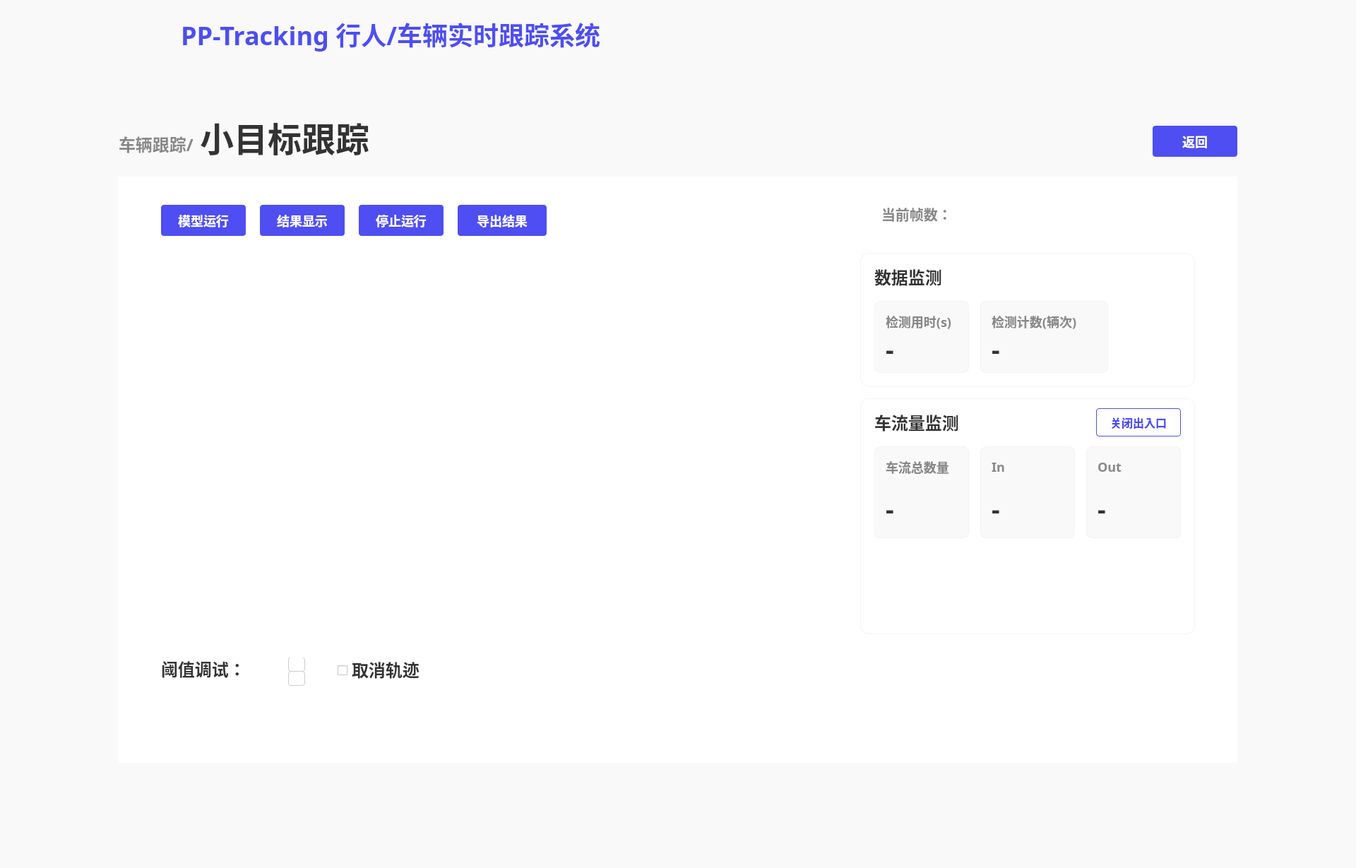
<?xml version="1.0" encoding="UTF-8"?>
<ui version="4.0">
 <class>MainWindow</class>
 <widget class="QMainWindow" name="MainWindow">
  <property name="geometry">
   <rect>
    <x>0</x>
    <y>0</y>
    <width>1920</width>
    <height>1229</height>
   </rect>
  </property>
  <property name="windowTitle">
   <string>MainWindow</string>
  </property>
  <widget class="QWidget" name="centralwidget">
   <property name="styleSheet">
    <string notr="true">QWidget{
background:#F9F9F9;
}</string>
   </property>
   <widget class="QLabel" name="label_2">
    <property name="geometry">
     <rect>
      <x>10</x>
      <y>10</y>
      <width>171</width>
      <height>81</height>
     </rect>
    </property>
    <property name="text">
     <string/>
    </property>
    <property name="pixmap">
     <pixmap resource="../firstSource.qrc">:/1/source/first/PP.PNG</pixmap>
    </property>
    <property name="scaledContents">
     <bool>true</bool>
    </property>
   </widget>
   <widget class="QLabel" name="label_3">
    <property name="geometry">
     <rect>
      <x>0</x>
      <y>0</y>
      <width>1920</width>
      <height>96</height>
     </rect>
    </property>
    <property name="styleSheet">
     <string notr="true">QLabel{
width: 1920px;
height: 96px;
background: #F9F9F9;
box-shadow: 0px 4px 0px 0px rgba(221, 221, 221, 0.3);
}</string>
    </property>
    <property name="text">
     <string/>
    </property>
   </widget>
   <widget class="QLabel" name="label">
    <property name="geometry">
     <rect>
      <x>0</x>
      <y>0</y>
      <width>212</width>
      <height>112</height>
     </rect>
    </property>
    <property name="styleSheet">
     <string notr="true">QLabel{
width: 212px;
height: 112px;
background: linear-gradient(270deg, #5453FF 0%, #553BD2 100%);
box-shadow: 0px 0px 20px 0px rgba(109, 80, 249, 0.4);
}</string>
    </property>
    <property name="text">
     <string/>
    </property>
    <property name="pixmap">
     <pixmap resource="../firstSource.qrc">:/1/source/first/1.PNG</pixmap>
    </property>
    <property name="scaledContents">
     <bool>true</bool>
    </property>
   </widget>
   <widget class="QLabel" name="label_4">
    <property name="geometry">
     <rect>
      <x>256</x>
      <y>22</y>
      <width>651</width>
      <height>52</height>
     </rect>
    </property>
    <property name="styleSheet">
     <string notr="true">QLabel{
width: 592px;
height: 52px;
font-size: 36px;
font-family: AlibabaPuHuiTi_2_75_SemiBold;
background: #F9F9F9;
color: #4E4EF2;
line-height: 52px;
font-weight: bold;
}</string>
    </property>
    <property name="text">
     <string>PP-Tracking 行人/车辆实时跟踪系统</string>
    </property>
   </widget>
   <widget class="QLabel" name="label_5">
    <property name="geometry">
     <rect>
      <x>168</x>
      <y>188</y>
      <width>121</width>
      <height>32</height>
     </rect>
    </property>
    <property name="styleSheet">
     <string notr="true">QLabel{
width: 107px;
height: 32px;
font-size: 24px;
font-family: AlibabaPuHuiTi_2_85_Bold;
color: #888888;
line-height: 32px;
font-weight:bold
}</string>
    </property>
    <property name="text">
     <string>车辆跟踪/</string>
    </property>
   </widget>
   <widget class="QLabel" name="label_6">
    <property name="geometry">
     <rect>
      <x>283</x>
      <y>168</y>
      <width>251</width>
      <height>52</height>
     </rect>
    </property>
    <property name="styleSheet">
     <string notr="true">QLabel{
width: 237px;
height: 52px;
font-size: 48px;
font-family: AlibabaPuHuiTi_2_55_Regular;
color: #333333;
line-height: 52px;
font-weight:bold;
}</string>
    </property>
    <property name="text">
     <string>小目标跟踪</string>
    </property>
   </widget>
   <widget class="QWidget" name="widget" native="true">
    <property name="geometry">
     <rect>
      <x>168</x>
      <y>250</y>
      <width>1584</width>
      <height>830</height>
     </rect>
    </property>
    <property name="layoutDirection">
     <enum>Qt::LeftToRight</enum>
    </property>
    <property name="styleSheet">
     <string notr="true">QWidget{
width: 1584px;
height: 830px;
background: #FFFFFF;
}</string>
    </property>
    <widget class="QPushButton" name="pushButton">
     <property name="geometry">
      <rect>
       <x>60</x>
       <y>40</y>
       <width>120</width>
       <height>44</height>
      </rect>
     </property>
     <property name="styleSheet">
      <string notr="true">QPushButton{
font-size: 18px;
font-family: AlibabaPuHuiTi_2_65_Medium;
color: #FFFFFF;	
line-height: 26px;

width: 120px;
height: 44px;
background: #4E4EF2;
border-radius: 4px;
font-weight: bold;
}

QPushButton:hover{
width: 120px;
height: 44px;
background: rgba(78, 78, 242, 204);
border-radius: 4px;
opacity: 0.8;

font-size: 18px;
font-family: AlibabaPuHuiTi_2_65_Medium;
color: #FFFFFF;	
line-height: 26px;
font-weight: bold;
}</string>
     </property>
     <property name="text">
      <string>模型运行</string>
     </property>
    </widget>
    <widget class="QPushButton" name="pushButton_2">
     <property name="enabled">
      <bool>false</bool>
     </property>
     <property name="geometry">
      <rect>
       <x>200</x>
       <y>40</y>
       <width>120</width>
       <height>44</height>
      </rect>
     </property>
     <property name="styleSheet">
      <string notr="true">QPushButton{
font-size: 18px;
font-family: AlibabaPuHuiTi_2_65_Medium;
color: #FFFFFF;	
line-height: 26px;

width: 120px;
height: 44px;
background: #4E4EF2;
border-radius: 4px;
font-weight: bold;
}

QPushButton:hover{
width: 120px;
height: 44px;
background: rgba(78, 78, 242, 204);
border-radius: 4px;
opacity: 0.8;

font-size: 18px;
font-family: AlibabaPuHuiTi_2_65_Medium;
color: #FFFFFF;	
line-height: 26px;
font-weight: bold;
}

QPushButton:click{
width: 120px;
height: 44px;
background: #4242D3;
border-radius: 4px;

font-size: 18px;
font-family: AlibabaPuHuiTi_2_65_Medium;
color: #FFFFFF;	
line-height: 26px;
font-weight: bold;
}</string>
     </property>
     <property name="text">
      <string>结果显示</string>
     </property>
    </widget>
    <widget class="QPushButton" name="pushButton_3">
     <property name="enabled">
      <bool>false</bool>
     </property>
     <property name="geometry">
      <rect>
       <x>340</x>
       <y>40</y>
       <width>120</width>
       <height>44</height>
      </rect>
     </property>
     <property name="styleSheet">
      <string notr="true">QPushButton{
font-size: 18px;
font-family: AlibabaPuHuiTi_2_65_Medium;
color: #FFFFFF;	
line-height: 26px;

width: 120px;
height: 44px;
background: #4E4EF2;
border-radius: 4px;
font-weight: bold;
}

QPushButton:hover{
width: 120px;
height: 44px;
background: rgba(78, 78, 242, 204);
border-radius: 4px;
opacity: 0.8;

font-size: 18px;
font-family: AlibabaPuHuiTi_2_65_Medium;
color: #FFFFFF;	
line-height: 26px;
font-weight: bold;
}

QPushButton:click{
width: 120px;
height: 44px;
background: #4242D3;
border-radius: 4px;

font-size: 18px;
font-family: AlibabaPuHuiTi_2_65_Medium;
color: #FFFFFF;	
line-height: 26px;
font-weight: bold;
}</string>
     </property>
     <property name="text">
      <string>停止运行</string>
     </property>
    </widget>
    <widget class="QLabel" name="label_7">
     <property name="geometry">
      <rect>
       <x>60</x>
       <y>108</y>
       <width>960</width>
       <height>540</height>
      </rect>
     </property>
     <property name="styleSheet">
      <string notr="true">QLabel{
width: 960px;
height: 540px;
}</string>
     </property>
     <property name="text">
      <string/>
     </property>
    </widget>
    <widget class="QLabel" name="label_8">
     <property name="geometry">
      <rect>
       <x>60</x>
       <y>679</y>
       <width>111</width>
       <height>36</height>
      </rect>
     </property>
     <property name="styleSheet">
      <string notr="true">QLabel{
width: 119px;
height: 36px;
font-size: 24px;
font-family: AlibabaPuHuiTi_2_65_Medium;
color: #333333;
line-height: 36px;
font-weight:bold;
}</string>
     </property>
     <property name="text">
      <string>阈值调试：</string>
     </property>
    </widget>
    <widget class="QPushButton" name="pushButton_8">
     <property name="enabled">
      <bool>false</bool>
     </property>
     <property name="geometry">
      <rect>
       <x>480</x>
       <y>40</y>
       <width>126</width>
       <height>44</height>
      </rect>
     </property>
     <property name="whatsThis">
      <string>&lt;html&gt;&lt;head/&gt;&lt;body&gt;&lt;p&gt;3411212&lt;/p&gt;&lt;/body&gt;&lt;/html&gt;</string>
     </property>
     <property name="styleSheet">
      <string notr="true">QPushButton{
font-size: 18px;
font-family: AlibabaPuHuiTi_2_65_Medium;
color: #FFFFFF;	
line-height: 26px;

width: 120px;
height: 44px;
background: #4E4EF2;
border-radius: 4px;
font-weight: bold;
}

QPushButton:hover{
width: 120px;
height: 44px;
background: rgba(78, 78, 242, 204);
border-radius: 4px;
opacity: 0.8;

font-size: 18px;
font-family: AlibabaPuHuiTi_2_65_Medium;
color: #FFFFFF;	
line-height: 26px;
font-weight: bold;
}

QPushButton:click{
width: 120px;
height: 44px;
background: #4242D3;
border-radius: 4px;

font-size: 18px;
font-family: AlibabaPuHuiTi_2_65_Medium;
color: #FFFFFF;	
line-height: 26px;
font-weight: bold;
}</string>
     </property>
     <property name="text">
      <string>导出结果</string>
     </property>
    </widget>
    <widget class="QWidget" name="widget_2" native="true">
     <property name="geometry">
      <rect>
       <x>1050</x>
       <y>108</y>
       <width>474</width>
       <height>190</height>
      </rect>
     </property>
     <property name="styleSheet">
      <string notr="true">QWidget{
width: 474px;
height: 190px;
background: #FFFFFF;
box-shadow: 0px 0px 50px 0px rgba(0, 0, 0, 0.06);
border-radius: 12px;
border: 1px solid rgba(221, 221, 221, 0.3);
}</string>
     </property>
     <widget class="QLabel" name="label_14">
      <property name="geometry">
       <rect>
        <x>20</x>
        <y>16</y>
        <width>111</width>
        <height>36</height>
       </rect>
      </property>
      <property name="styleSheet">
       <string notr="true">QLabel{
width: 95px;
height: 36px;
font-size: 24px;
font-family: AlibabaPuHuiTi_2_65_Medium;
color: #333333;
line-height: 36px;

border-radius: 0px;
border: 0px solid rgba(221, 221, 221, 0.3);

font-weight:bold;
}</string>
      </property>
      <property name="text">
       <string>数据监测</string>
      </property>
     </widget>
     <widget class="QWidget" name="widget_4" native="true">
      <property name="geometry">
       <rect>
        <x>20</x>
        <y>68</y>
        <width>134</width>
        <height>102</height>
       </rect>
      </property>
      <property name="styleSheet">
       <string notr="true">QWidget{
width: 134px;
height: 102px;
background: #F9F9F9;
border-radius: 8px;
}</string>
      </property>
      <widget class="QLabel" name="label_25">
       <property name="geometry">
        <rect>
         <x>16</x>
         <y>16</y>
         <width>111</width>
         <height>26</height>
        </rect>
       </property>
       <property name="styleSheet">
        <string notr="true">QLabel{
width: 102px;
height: 26px;
font-size: 18px;
font-family: AlibabaPuHuiTi_2_65_Medium;
color: #888888;
line-height: 26px;
font-weight:bold;

border-radius: 0px;
border:0px
}</string>
       </property>
       <property name="text">
        <string>检测用时(s)</string>
       </property>
      </widget>
      <widget class="QLabel" name="label_26">
       <property name="geometry">
        <rect>
         <x>16</x>
         <y>50</y>
         <width>101</width>
         <height>36</height>
        </rect>
       </property>
       <property name="styleSheet">
        <string notr="true">QLabel{
width: 25px;
height: 36px;
font-size: 36px;
font-family: AlibabaPuHuiTi_2_85_Bold;
color: #333333;
line-height: 36px;
font-weight:bold;

border-radius:0px;
border:0px
}</string>
       </property>
       <property name="text">
        <string>-</string>
       </property>
      </widget>
     </widget>
     <widget class="QWidget" name="widget_5" native="true">
      <property name="geometry">
       <rect>
        <x>170</x>
        <y>68</y>
        <width>181</width>
        <height>102</height>
       </rect>
      </property>
      <property name="styleSheet">
       <string notr="true">QWidget{
width: 134px;
height: 102px;
background: #F9F9F9;
border-radius: 8px;
}</string>
      </property>
      <widget class="QLabel" name="label_27">
       <property name="geometry">
        <rect>
         <x>16</x>
         <y>16</y>
         <width>131</width>
         <height>26</height>
        </rect>
       </property>
       <property name="styleSheet">
        <string notr="true">QLabel{
width: 102px;
height: 26px;
font-size: 18px;
font-family: AlibabaPuHuiTi_2_65_Medium;
color: #888888;
line-height: 26px;
font-weight:bold;

border-radius: 0px;
border:0px
}</string>
       </property>
       <property name="text">
        <string>检测计数(辆次)</string>
       </property>
      </widget>
      <widget class="QLabel" name="label_28">
       <property name="geometry">
        <rect>
         <x>16</x>
         <y>50</y>
         <width>101</width>
         <height>36</height>
        </rect>
       </property>
       <property name="styleSheet">
        <string notr="true">QLabel{
width: 25px;
height: 36px;
font-size: 36px;
font-family: AlibabaPuHuiTi_2_85_Bold;
color: #333333;
line-height: 36px;
font-weight:bold;

border-radius:0px;
border:0px
}</string>
       </property>
       <property name="text">
        <string>-</string>
       </property>
      </widget>
     </widget>
    </widget>
    <widget class="QWidget" name="widget_3" native="true">
     <property name="geometry">
      <rect>
       <x>1050</x>
       <y>314</y>
       <width>474</width>
       <height>334</height>
      </rect>
     </property>
     <property name="styleSheet">
      <string notr="true">QWidget{
width: 474px;
height: 334px;
background: #FFFFFF;
box-shadow: 0px 0px 50px 0px rgba(0, 0, 0, 0.06);
border-radius: 12px;
border: 1px solid rgba(221, 221, 221, 0.3);
}
</string>
     </property>
     <widget class="QLabel" name="label_15">
      <property name="geometry">
       <rect>
        <x>20</x>
        <y>16</y>
        <width>141</width>
        <height>36</height>
       </rect>
      </property>
      <property name="styleSheet">
       <string notr="true">QLabel{
border-radius: 0px;
border: 0px solid rgba(221, 221, 221, 0.3);
font-weight:bold;
width: 119px;
height: 36px;
font-size: 24px;
font-family: AlibabaPuHuiTi_2_65_Medium;
color: #333333;
line-height: 36px;
}</string>
      </property>
      <property name="text">
       <string>车流量监测</string>
      </property>
     </widget>
     <widget class="QPushButton" name="pushButton_10">
      <property name="geometry">
       <rect>
        <x>334</x>
        <y>14</y>
        <width>120</width>
        <height>40</height>
       </rect>
      </property>
      <property name="styleSheet">
       <string notr="true">QPushButton{
width: 120px;
height: 40px;
border-radius: 4px;
border: 1px solid #4E4EF2;
font-weight:bold;

font-size: 16px;
font-family: AlibabaPuHuiTi_2_65_Medium;
color: #4E4EF2;
line-height: 24px;
}
QPushButton:hover{
width: 120px;
height: 44px;
background: rgba(255, 255, 255, 204);
border-radius: 4px;
border: 1px solid rgba(78, 78, 242, 204);

font-weight:bold;
font-size: 16px;
font-family: AlibabaPuHuiTi_2_65_Medium;
color: rgba(78, 78, 242, 204);
line-height: 24px;
}</string>
      </property>
      <property name="text">
       <string>关闭出入口</string>
      </property>
     </widget>
     <widget class="QWidget" name="widget_7" native="true">
      <property name="geometry">
       <rect>
        <x>20</x>
        <y>68</y>
        <width>134</width>
        <height>130</height>
       </rect>
      </property>
      <property name="styleSheet">
       <string notr="true">QWidget{
width: 134px;
height: 102px;
background: #F9F9F9;
border-radius: 8px;
}</string>
      </property>
      <widget class="QLabel" name="label_31">
       <property name="geometry">
        <rect>
         <x>16</x>
         <y>16</y>
         <width>111</width>
         <height>26</height>
        </rect>
       </property>
       <property name="styleSheet">
        <string notr="true">QLabel{
width: 102px;
height: 26px;
font-size: 18px;
font-family: AlibabaPuHuiTi_2_65_Medium;
color: #888888;
line-height: 26px;
font-weight:bold;

border-radius: 0px;
border:0px
}</string>
       </property>
       <property name="text">
        <string>车流总数量</string>
       </property>
      </widget>
      <widget class="QLabel" name="label_32">
       <property name="geometry">
        <rect>
         <x>16</x>
         <y>70</y>
         <width>101</width>
         <height>36</height>
        </rect>
       </property>
       <property name="styleSheet">
        <string notr="true">QLabel{
width: 25px;
height: 36px;
font-size: 36px;
font-family: AlibabaPuHuiTi_2_85_Bold;
color: #333333;
line-height: 36px;
font-weight:bold;

border-radius:0px;
border:0px
}</string>
       </property>
       <property name="text">
        <string>-</string>
       </property>
      </widget>
     </widget>
     <widget class="QWidget" name="widget_9" native="true">
      <property name="geometry">
       <rect>
        <x>170</x>
        <y>68</y>
        <width>134</width>
        <height>130</height>
       </rect>
      </property>
      <property name="styleSheet">
       <string notr="true">QWidget{
width: 134px;
height: 102px;
background: #F9F9F9;
border-radius: 8px;
}</string>
      </property>
      <widget class="QLabel" name="label_33">
       <property name="geometry">
        <rect>
         <x>16</x>
         <y>16</y>
         <width>111</width>
         <height>26</height>
        </rect>
       </property>
       <property name="styleSheet">
        <string notr="true">QLabel{
width: 102px;
height: 26px;
font-size: 18px;
font-family: AlibabaPuHuiTi_2_65_Medium;
color: #888888;
line-height: 26px;
font-weight:bold;

border-radius: 0px;
border:0px
}</string>
       </property>
       <property name="text">
        <string>In</string>
       </property>
      </widget>
      <widget class="QLabel" name="label_34">
       <property name="geometry">
        <rect>
         <x>16</x>
         <y>70</y>
         <width>101</width>
         <height>36</height>
        </rect>
       </property>
       <property name="styleSheet">
        <string notr="true">QLabel{
width: 25px;
height: 36px;
font-size: 36px;
font-family: AlibabaPuHuiTi_2_85_Bold;
color: #333333;
line-height: 36px;
font-weight:bold;

border-radius:0px;
border:0px
}</string>
       </property>
       <property name="text">
        <string>-</string>
       </property>
      </widget>
     </widget>
     <widget class="QWidget" name="widget_10" native="true">
      <property name="geometry">
       <rect>
        <x>320</x>
        <y>68</y>
        <width>134</width>
        <height>130</height>
       </rect>
      </property>
      <property name="styleSheet">
       <string notr="true">QWidget{
width: 134px;
height: 102px;
background: #F9F9F9;
border-radius: 8px;
}</string>
      </property>
      <widget class="QLabel" name="label_35">
       <property name="geometry">
        <rect>
         <x>16</x>
         <y>16</y>
         <width>111</width>
         <height>26</height>
        </rect>
       </property>
       <property name="styleSheet">
        <string notr="true">QLabel{
width: 102px;
height: 26px;
font-size: 18px;
font-family: AlibabaPuHuiTi_2_65_Medium;
color: #888888;
line-height: 26px;
font-weight:bold;

border-radius: 0px;
border:0px
}</string>
       </property>
       <property name="text">
        <string>Out</string>
       </property>
      </widget>
      <widget class="QLabel" name="label_36">
       <property name="geometry">
        <rect>
         <x>16</x>
         <y>70</y>
         <width>101</width>
         <height>36</height>
        </rect>
       </property>
       <property name="styleSheet">
        <string notr="true">QLabel{
width: 25px;
height: 36px;
font-size: 36px;
font-family: AlibabaPuHuiTi_2_85_Bold;
color: #333333;
line-height: 36px;
font-weight:bold;

border-radius:0px;
border:0px
}</string>
       </property>
       <property name="text">
        <string>-</string>
       </property>
      </widget>
     </widget>
    </widget>
    <widget class="QLabel" name="label_22">
     <property name="geometry">
      <rect>
       <x>1080</x>
       <y>40</y>
       <width>101</width>
       <height>26</height>
      </rect>
     </property>
     <property name="styleSheet">
      <string notr="true">QLabel{
width: 89px;
height: 26px;
font-size: 20px;
font-family: AlibabaPuHuiTi_2_65_Medium;
color: #888888;
line-height: 26px;
font-weight:bold;
}</string>
     </property>
     <property name="text">
      <string>当前帧数：</string>
     </property>
    </widget>
    <widget class="QLabel" name="label_frames">
     <property name="geometry">
      <rect>
       <x>1190</x>
       <y>40</y>
       <width>111</width>
       <height>26</height>
      </rect>
     </property>
     <property name="styleSheet">
      <string notr="true">QLabel{
width: 89px;
height: 26px;
font-size: 20px;
font-family: AlibabaPuHuiTi_2_65_Medium;
color: #888888;
line-height: 26px;
font-weight:bold;
}</string>
     </property>
     <property name="text">
      <string/>
     </property>
    </widget>
    <widget class="QLabel" name="label_10">
     <property name="geometry">
      <rect>
       <x>240</x>
       <y>680</y>
       <width>24</width>
       <height>21</height>
      </rect>
     </property>
     <property name="styleSheet">
      <string notr="true">QLabel{
width: 24px;
height: 21px;
background: #FFFFFF;
border-radius: 4px 4px 0px 0px;
border: 1px solid #CCCCCC;
}</string>
     </property>
     <property name="text">
      <string/>
     </property>
    </widget>
    <widget class="QLabel" name="label_18">
     <property name="geometry">
      <rect>
       <x>240</x>
       <y>700</y>
       <width>24</width>
       <height>21</height>
      </rect>
     </property>
     <property name="styleSheet">
      <string notr="true">QLabel{
width: 24px;
height: 21px;
background: #FFFFFF;
border-radius:4px;
border: 1px solid #CCCCCC;
}</string>
     </property>
     <property name="text">
      <string/>
     </property>
    </widget>
    <widget class="QPushButton" name="pushButton_7">
     <property name="geometry">
      <rect>
       <x>244</x>
       <y>682</y>
       <width>16</width>
       <height>16</height>
      </rect>
     </property>
     <property name="styleSheet">
      <string notr="true">QPushButton{
image:url(:/1/source/second/normal_triangle_up.png);
border:0px
}

QPushButton:hover{
image:url(:/1/source/second/light_up.png);
border:0px
}</string>
     </property>
     <property name="text">
      <string/>
     </property>
    </widget>
    <widget class="QPushButton" name="pushButton_11">
     <property name="geometry">
      <rect>
       <x>244</x>
       <y>702</y>
       <width>16</width>
       <height>16</height>
      </rect>
     </property>
     <property name="styleSheet">
      <string notr="true">QPushButton{
image:url(:/1/source/second/normal_triangle_down.png);
border:0px
}
QPushButton:hover{
image:url(:/1/source/second/light_down.png);
border:0px
}</string>
     </property>
     <property name="text">
      <string/>
     </property>
    </widget>
    <widget class="QLabel" name="label_confi_tip">
     <property name="geometry">
      <rect>
       <x>70</x>
       <y>590</y>
       <width>301</width>
       <height>91</height>
      </rect>
     </property>
     <property name="styleSheet">
      <string notr="true">QLabel{
width: 300px;
height: 108px;
opacity: 0.1;
background:url(:/1/source/second/ToolTip.PNG);
background-repeat: no-repeat;

font-size: 14px;
font-family: AlibabaPuHuiTi_2_55_Regular;
color: #FFFFFF;
line-height: 22px;
padding:10px
}</string>
     </property>
     <property name="text">
      <string>请在模型运行前调整阈值；阈值默认值：0.5 </string>
     </property>
     <property name="scaledContents">
      <bool>true</bool>
     </property>
     <property name="alignment">
      <set>Qt::AlignLeading|Qt::AlignLeft|Qt::AlignVCenter</set>
     </property>
     <property name="wordWrap">
      <bool>true</bool>
     </property>
    </widget>
    <widget class="QCheckBox" name="checkBox">
     <property name="geometry">
      <rect>
       <x>310</x>
       <y>679</y>
       <width>31</width>
       <height>41</height>
      </rect>
     </property>
     <property name="font">
      <font>
       <pointsize>15</pointsize>
       <weight>75</weight>
       <bold>true</bold>
      </font>
     </property>
     <property name="styleSheet">
      <string notr="true"/>
     </property>
     <property name="text">
      <string/>
     </property>
    </widget>
    <widget class="QLabel" name="label_12">
     <property name="geometry">
      <rect>
       <x>330</x>
       <y>680</y>
       <width>121</width>
       <height>36</height>
      </rect>
     </property>
     <property name="styleSheet">
      <string notr="true">QLabel{
width: 119px;
height: 36px;
font-size: 24px;
font-family: AlibabaPuHuiTi_2_65_Medium;
color: #333333;
line-height: 36px;
font-weight:bold;
}</string>
     </property>
     <property name="text">
      <string>取消轨迹</string>
     </property>
    </widget>
   </widget>
   <widget class="QPushButton" name="pushButton_13">
    <property name="geometry">
     <rect>
      <x>1632</x>
      <y>178</y>
      <width>120</width>
      <height>44</height>
     </rect>
    </property>
    <property name="styleSheet">
     <string notr="true">QPushButton{
font-size: 18px;
font-family: AlibabaPuHuiTi_2_65_Medium;
color: #FFFFFF;	
line-height: 26px;

width: 120px;
height: 44px;
background: #4E4EF2;
border-radius: 4px;
font-weight: bold;
}

QPushButton:hover{
width: 120px;
height: 44px;
background: rgba(78, 78, 242, 204);
border-radius: 4px;
opacity: 0.8;

font-size: 18px;
font-family: AlibabaPuHuiTi_2_65_Medium;
color: #FFFFFF;	
line-height: 26px;
font-weight: bold;
}

QPushButton:click{
width: 120px;
height: 44px;
background: #4242D3;
border-radius: 4px;

font-size: 18px;
font-family: AlibabaPuHuiTi_2_65_Medium;
color: #FFFFFF;	
line-height: 26px;
font-weight: bold;
}</string>
    </property>
    <property name="text">
     <string>返回</string>
    </property>
   </widget>
   <zorder>label_3</zorder>
   <zorder>label</zorder>
   <zorder>label_4</zorder>
   <zorder>label_2</zorder>
   <zorder>label_5</zorder>
   <zorder>label_6</zorder>
   <zorder>widget</zorder>
   <zorder>pushButton_13</zorder>
  </widget>
 </widget>
 <resources>
  <include location="../firstSource.qrc"/>
  <include location="../secondSource.qrc"/>
  <include location="../firstSource.qrc"/>
 </resources>
 <connections/>
</ui>
